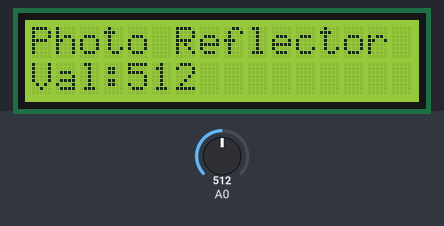
Recording of a sketch running on a simulated Arduino Uno, built with avr-gcc and run on an emulated ATmega328P. Shown: 16×2 character LCD. The test bench sets the inputs (shaded band); at power-on: A0 = 512.

Above: at 1.28 s.
1.3 s: A0 set to 716
At 1.54 s:
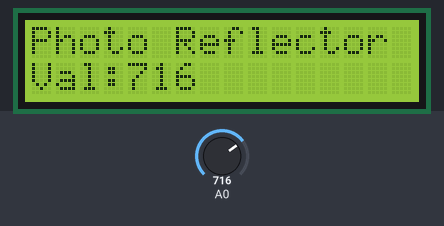
4.3 s: A0 set to 900
At 4.6 s:
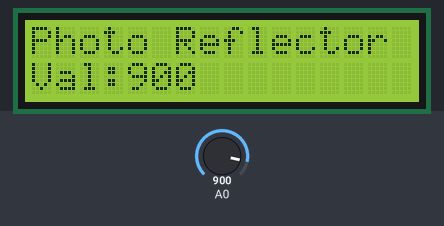
5.8 s: A0 set to 1023
At 6.4 s:
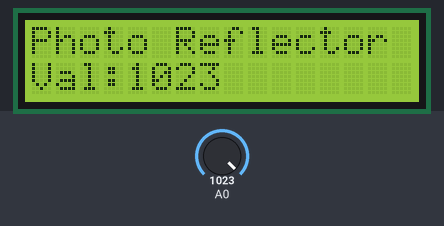
Timing chart, 0 to 8.8 s (numbered marks = the images above; inputs shaded):
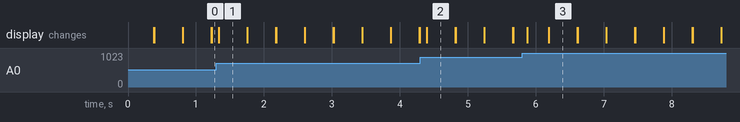

Measured:
- after the input at 1.3 s, the display: changes at once (image 1)
- after the input at 4.3 s, the display: changes after 0.10 s (image 2)
- after the input at 5.8 s, the display: changes after 0.08 s (image 3)
- what the display in image 1 shows lasts 0.5 s, from 1.3 s to 1.8 s

The sketch:

LBR-127HLD_Test.ino
```cpp
/*
 * LiquidCrystal and LBR-127HLD
 *
 */

#include <LiquidCrystal.h>
LiquidCrystal lcd(12, 11, 5, 4, 3, 2);

void setup() {
  lcd.begin(16, 2);
  lcd.clear();
  lcd.setCursor(0, 0);
}

void loop() {
  int val = analogRead(0);

  lcd.setCursor(0, 0);
  lcd.print("Photo Reflector");
  lcd.setCursor(0, 1);
  lcd.print("Val:");
  lcd.print(val);
  delay(100);
  lcd.clear();
}
```
